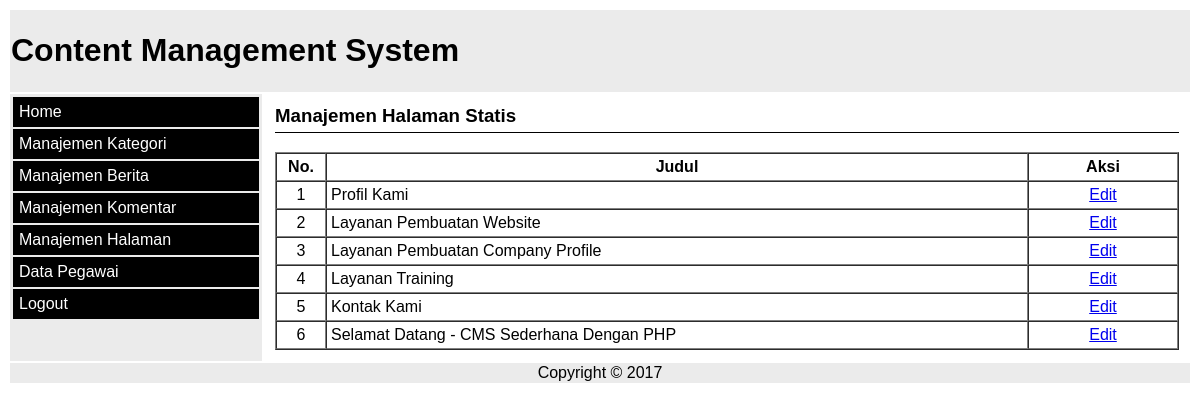
The page /admin/dashboard.php?m=halaman (signed in) on the database its author committed.
### tables this page shows
CREATE TABLE `halaman` (
  `id` int(5) NOT NULL AUTO_INCREMENT,
  `judul` varchar(200) DEFAULT NULL,
  `isi` text,
  PRIMARY KEY (`id`)
);

### admin/module/halaman/halaman.php (the view)
<?php
if(isset($_GET['tipe'])){
	if($_GET['tipe']=='edit'){
		$sql = mysqli_query($konek,"SELECT * FROM halaman WHERE id='$_GET[id]'");
		$de=mysqli_fetch_array($sql);
		echo "
			<h3>Edit Data</h3>
			<form method='POST' action='module/halaman/proses_edit.php'>
				<input type='hidden' name='id' value='$de[id]' />
				<table width='100%'>
					<tr>
						<td>Judul Halaman Statis</td>
						<td><input type='text' name='judul' size='100' value='$de[judul]' /></td>
					</tr>
					<tr>
						<td valign='top'>Isi</td>
						<td>
							<textarea name='isi' id='editor1'>$de[isi]</textarea>
						</td>
					</tr>
					<tr>
						<td></td>
						<td>
							<input type='submit' value='Update'/>
							<input type='button' value='Batal' onClick='history.back(1);' />
						</td>
					</tr>
				</table>
			</form>
		";
	}
}else{
?>
<h3>Manajemen Halaman Statis</h3>
<table border='1' width="100%" cellspacing="0" cellpadding="4px">
	<tr>
		<th>No.</th>
		<th>Judul</th>
		<th>Aksi</th>
	</tr>
	<?php
	$sql = mysqli_query($konek, "select * from halaman order by id asc");
	$no=1;
	while($k=mysqli_fetch_array($sql)){
		echo "<tr>
			<td align='center' width='40px'>$no</td>
			<td>$k[judul]</td>
			<td align='center' width='140px'>
				<a href='?m=halaman&tipe=edit&id=$k[id]'>Edit</a>
			</td>
		</tr>";
		$no++;
	}
	?>
</table>
<?php
}
?>

### admin/style.css (style rules this page uses)
body { font-family:Arial; }
.content h3 { display:block; border-bottom:1px solid #000; margin-top:0px; padding-bottom:5px; }

### rows shown on the page
halaman: judul "Profil Kami"
halaman: judul "Layanan Pembuatan Website"
halaman: judul "Layanan Pembuatan Company Profile"
halaman: judul "Layanan Training"
halaman: judul "Kontak Kami"
halaman: judul "Selamat Datang - CMS Sederhana Dengan PHP"
